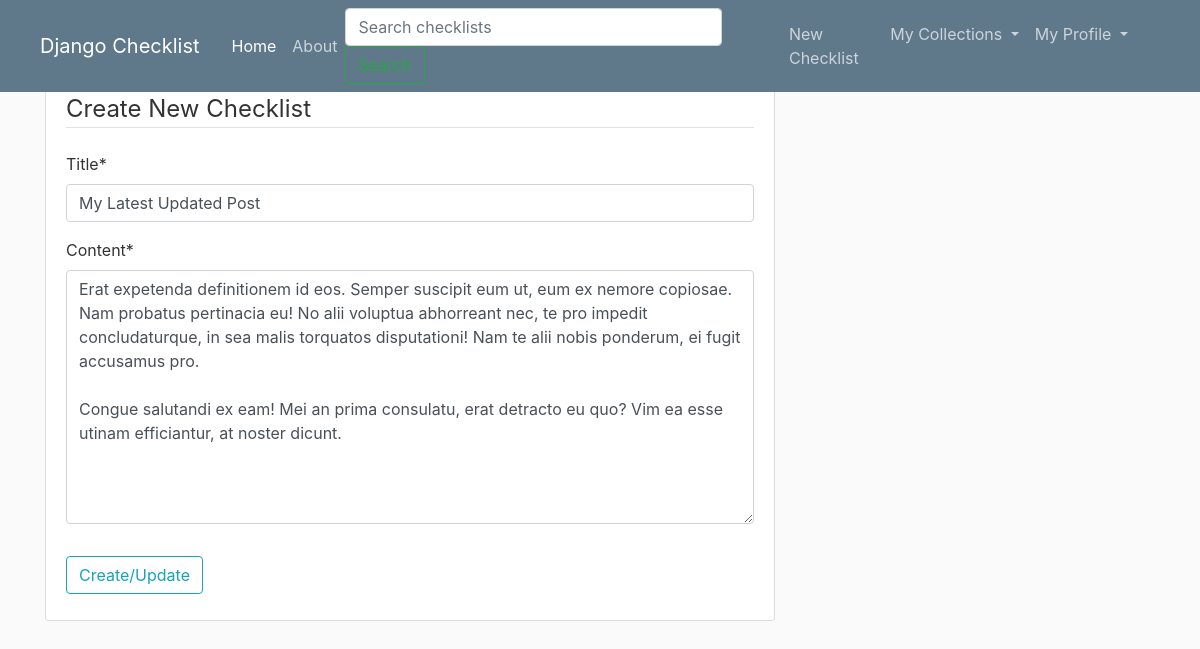
The app's page /checklist/30/update/ (signed in), older data.
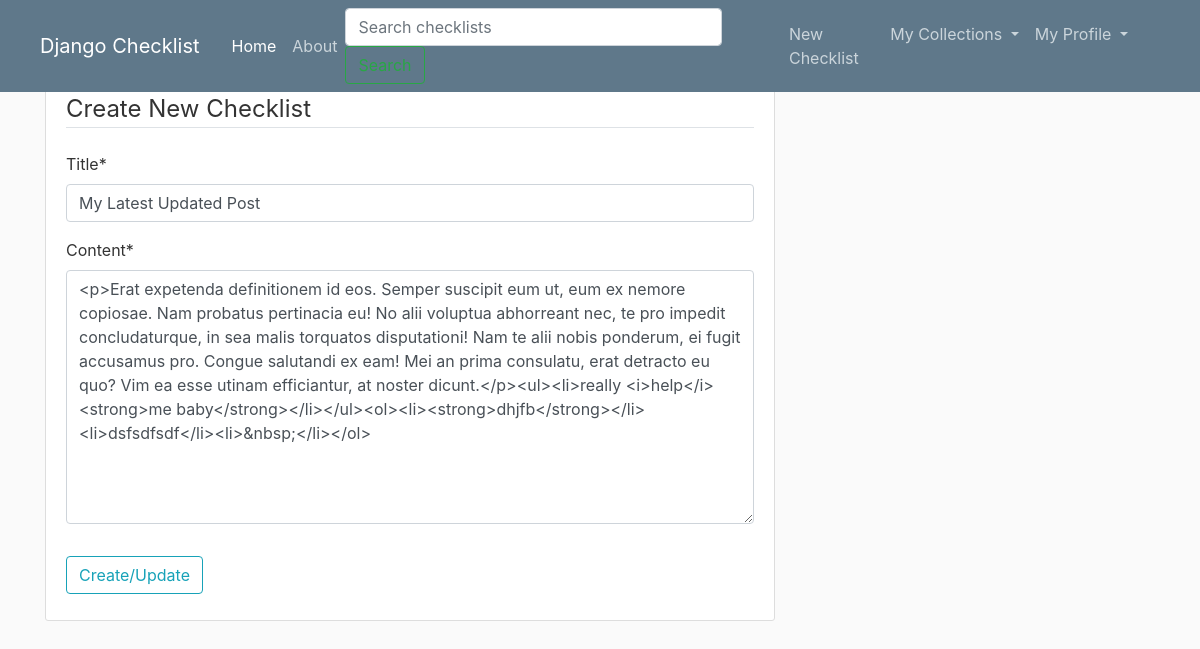
The same page, newer data.
### checklist/models.py (models this page shows, shortened)
class Checklist(models.Model):
	title = models.CharField(max_length=100)
	content = RichTextField()
	date_posted = models.DateTimeField(default=timezone.now)
	author = models.ForeignKey(User, on_delete = models.CASCADE)
	visibility = models.IntegerField(default=0)

### checklist/views.py (the view, shortened to what this page needs)
# urls.py: path('checklist/<int:pk>/update/', ChecklistUpdateView.as_view(), name='checklist-update'),
class ChecklistUpdateView(LoginRequiredMixin, UserPassesTestMixin, UpdateView):
	model = Checklist
	fields = ['title', 'content']
	def test_func(self):
		checklist = self.get_object()
		return (self.request.user == checklist.author)

### checklist/templates/checklist/checklist_form.html (shortened to what this page needs)
{% extends "checklist/base.html" %}
{% block content %}
	<div class="content-section">
		<form method="POST" name="myform" novalidate>
			<fieldset class="form-group" >
				<legend class="border-bottom mb-4">Create New Checklist</legend>
				{{ form|crispy }}
			</fieldset>
			<div class="form-group">
				<button class="btn btn-outline-info" type="submit">Create/Update</button>
			</div>
		</form>
	</div>
{% endblock %}

Row changes from the older to the newer data that the page shows:
changed Checklist "My Latest Updated Post": content "Erat expetenda definitionem id eos. Semper suscipit eum ut, eum ex nemore copiosae. Nam probatus pertinacia eu! No alii voluptua abhorreant nec, te pro impedit concludaturque, in sea malis torquatos disputationi! Nam te alii nobis ponderum, ei fugit accusamus pro. Congue salutandi ex eam! Mei an prima consulatu, erat detracto eu quo? Vim ea esse utinam efficiantur, at noster dicunt." → "<p>Erat expetenda definitionem id eos. Semper suscipit eum ut, eum ex nemore copiosae. Nam probatus pertinacia eu! No alii voluptua abhorreant nec, te pro impedit concludaturque, in sea malis torquatos disputationi! Nam te alii nobis ponderum, ei fugit accusamus pro. Congue salutandi ex eam! Mei an prima consulatu, erat detracto eu quo? Vim ea esse utinam efficiantur, at noster dicunt.</p><ul><li>really <i>help</i> <strong>me baby</strong></li></ul><ol><li><strong>dhjfb</strong></li><li>dsfsdfsdf</li><li>&nbsp;</li></ol>"
